Frame 1 (no input): blank canvas, image omitted
Frame 60 (the mouse pressed at the canvas centre just before this capture): blank canvas, image omitted
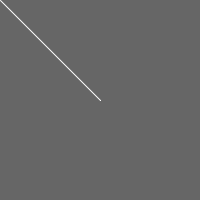
Frame 120 (the mouse held since frame 60 and released just before this capture)

The Processing sketch whose frames 1 and 60 were blank and that drew this single picture after the mouse press (run headless with seeded random() and noise(); from frame 60 on, the mouse is pressed at the canvas centre):

// Processing sketch: WithinIrregularShape
// ── WithinIrregularShape.pde
//latest update: 170710 (WORKS PERFECTLY OMFG)

import java.util.Collections;
import java.util.Arrays;
import java.util.Comparator;
import java.util.List;

void setup() {
  size(200, 200);
  background(102);

  frameRate(120);
}

ArrayList<float[]> pos = new ArrayList();
List<ArrayList<String>> dotPos = new ArrayList<ArrayList<String>>();
//ArrayList<Float> posY = new ArrayList<Float>();

float trailUsed = 0;
int trailLimit = 325; //pixels

int step = 0;
void draw() {  
  stroke(255);
  if (mousePressed == true && trailUsed < trailLimit) {
    line(mouseX, mouseY, pmouseX, pmouseY);
    trailUsed += distance_between_two_points(mouseX, pmouseX, mouseY, pmouseY);
    pos.add(new float[] {mouseX, mouseY});
    //println(trailUsed);
  } else if (trailUsed >= trailLimit) {
    //line(pos.get(0)[0], pos.get(0)[1], pos.get(pos.size()-1)[0], pos.get(pos.size()-1)[1]);

    //println("Sorted Positions:");
    //sortLists(pos);
    //displayLists(pos);

    if (key == 'c') {
      background(102);
      step = 0;
    } else if (key == 'a') {
      if (keyPressed && step <= pos.size()-2) {
        line(pos.get(step)[0], pos.get(step)[1], pos.get(step+1)[0], pos.get(step+1)[1]);
        if (step == pos.size()-2) line(pos.get(0)[0], pos.get(0)[1], pos.get(pos.size()-1)[0], pos.get(pos.size()-1)[1]);
        step++;
      }

      //for (int i = pos.size()-2; i >= 0; i--) {
      //  line(pos.get(i)[0], pos.get(i)[1], pos.get(i+1)[0], pos.get(i+1)[1]);
      //}
    } else if (key == 'd') {
      if (dotPos.size() == 0) {
        //cut the line into dots
        for (int i = pos.size()-2; i >= 0; i--) {
          float x1 = pos.get(i)[0], y1 = pos.get(i)[1];
          float x2 = pos.get(i+1)[0], y2 = pos.get(i+1)[1];
          float slope = (y2-y1)/(x2-x1);
          //println(slope, (y2-y1) + "/" + (x2-x1));

          stroke(255, 0, 0);
          for (int x = ceil(min(x1, x2)); x < floor(max(x1, x2)); x++) {
            float y = slope*(x-x1) + y1;
            dotPos.add(new ArrayList<String>(Arrays.asList(str(x), str(y))));
            point(x, y+150);
          }
          stroke(0, 255, 0);
          for (int y = ceil(min(y1, y2)); y < floor(max(y1, y2)); y++) {
            float x = (y-y1)/slope + x1;
            dotPos.add(new ArrayList<String>(Arrays.asList(str(x), str(y))));
            point(x+150, y);
          }
        }
        float x1 = pos.get(0)[0], y1 = pos.get(0)[1];
        float x2 = pos.get(pos.size()-1)[0], y2 = pos.get(pos.size()-1)[1];
        float slope = (y2-y1)/(x2-x1);

        stroke(255, 0, 0);
        for (int x = ceil(min(x1, x2)); x < floor(max(x1, x2)); x++) {
          float y = slope*(x-x1) + y1;
          dotPos.add(new ArrayList<String>(Arrays.asList(str(x), str(y))));
          point(x, y+150);
        }
        stroke(0, 255, 0);
        for (int y = ceil(min(y1, y2)); y < floor(max(y1, y2)); y++) {
          float x = (y-y1)/slope + x1;
          dotPos.add(new ArrayList<String>(Arrays.asList(str(x), str(y))));
          point(x+150, y);
        }

        sortArrayList2();
        //displayLists(dotPos);
      }

      stroke(255);
      if (keyPressed && step <= dotPos.size()-1) {
        point(float(dotPos.get(step).get(0)), float(dotPos.get(step).get(1)));
        step++;
      }
    } else if (trailUsed != 0 && keyPressed && key == 'r') {
      background(102);
      pos = new ArrayList();
      dotPos = new ArrayList();
      step = 0;
      trailUsed = 0;
    } else if (keyPressed && key == 'p') {
      println("mouse positions are: ");
      //displayLists(pos);
      displayListInArray(dotPos);
    } else if (keyPressed && key == 'g') {
      for (int COORx = 0; COORx < width; COORx++) {
        for (int COORy = 0; COORy < height; COORy++) {
          println(COORx, COORy);
          boolean xValid = false;
          boolean yValid = false;

          sortArrayList1();
          for (int i = dotPos.size()-2; i >= 0; i--) {
           List<String> positions1 = dotPos.get(i);
           PVector pos1 = new PVector(float(positions1.get(0)), float(positions1.get(1)));
           List<String> positions2 = dotPos.get(i+1);
           PVector pos2 = new PVector(float(positions2.get(0)), float(positions2.get(1)));

           if (pos1.x == pos2.x) {
             if (COORx == pos1.x /*COORx > pos1.x-0.15 && COORx < pos1.x+0.15*/) {
               if (COORy > min(pos1.y, pos2.y)   &&   COORy < max(pos1.y, pos2.y)) {
                 //stroke(255);
                 //line(pos1.x, pos1.y, pos2.x, pos2.y);
                 stroke(255, 0, 0);
                 point(COORx, COORy);

                 yValid = true;
                 continue;
               } else continue;
             } else continue;
           } else continue;
          }

          sortArrayList2();
          for (int i = dotPos.size()-2; i >= 0; i--) {
            List<String> positions1 = dotPos.get(i);
            PVector pos1 = new PVector(float(positions1.get(0)), float(positions1.get(1)));
            List<String> positions2 = dotPos.get(i+1);
            PVector pos2 = new PVector(float(positions2.get(0)), float(positions2.get(1)));

            if (pos1.y == pos2.y) {
              if (COORy == pos1.y/* COORy > pos1.y-0.15 && COORy < pos1.y+0.15*/) {
                if (COORx > min(pos1.x, pos2.x)   &&   COORx < max(pos1.x, pos2.x)) {
                  //stroke(255);
                  //line(pos1.x, pos1.y, pos2.x, pos2.y);
                  stroke(0, 255, 0);
                  point(COORx, COORy);

                  xValid = true;
                  continue;
                } else continue;
              } else continue;
            } else continue;
          }

          if (xValid && yValid) {
            stroke(0, 0, 255);
            point(COORx, COORy);
          }
        }
      }
      println("done");
    }
  }
}

//forum.processing.org/two/discussion/5826/sort-array (NOT WHAT I WANT)
void displayLists(ArrayList<float[]> lists) {
  int num = 0;
  for (float[] scores : lists) {
    println("List: #" + nf(num++, 2) + ":");
    for (float score : scores)  print(score + ", ");
    println("\n");
  }
}

void displayListInArray(List<ArrayList<String>> arrays) {
  for (List<String> list : arrays) printArray(list);
}

//NONONO
//void sortLists(ArrayList<float[]> arrays) {
//  for (float[] positions : arrays) sort(positions);
//}

//https://stackoverflow.com/questions/4907683/sort-a-two-dimensional-array-based-on-one-column
//https://stackoverflow.com/questions/20480723/how-to-sort-2d-arrayliststring-by-only-the-first-element
void sortArrayList1() {  //sort by first element
  Collections.sort(dotPos, new Comparator<ArrayList<String>>() {    
    public int compare(ArrayList<String> o1, ArrayList<String> o2) {
      String x1 = o1.get(0), x2 = o2.get(0);
      return x1.compareTo(x2);
    }
  }
  );
}

void sortArrayList2() {  //sort by second element
  Collections.sort(dotPos, new Comparator<ArrayList<String>>() {    
    public int compare(ArrayList<String> o1, ArrayList<String> o2) {
      String x1 = o1.get(1), x2 = o2.get(1);
      return x1.compareTo(x2);
    }
  }
  );
}

float distance_between_two_points(float _x1, float _x2, float _y1, float _y2) {
  float result = sqrt(pow((_x1-_x2), 2) + pow((_y1-_y2), 2));  
  return result;
}
